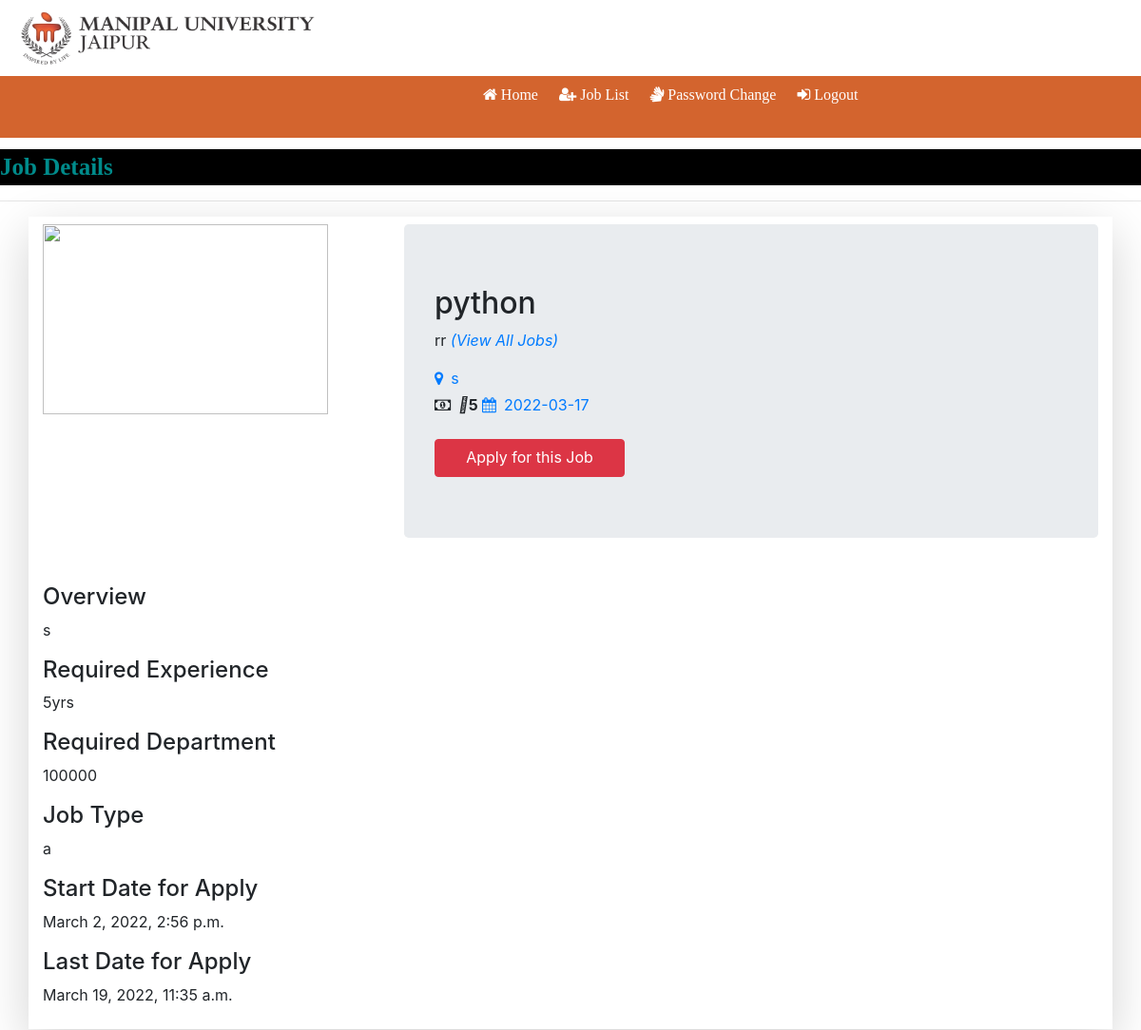
The app's page /jobde/7 with its own data.
### superadmin/models.py (models this page shows)
class Addjob(models.Model):
    title = models.CharField(max_length=500, null=True, blank=True)
    startdate = models.CharField(max_length=500, null=True, blank=True)
    enddate = models.CharField(max_length=500, null=True, blank=True)
    salary = models.IntegerField( null=True, blank=True)
    logo = models.ImageField(upload_to='logo', null=True, blank=True)
    Experience = models.IntegerField()
    company = models.CharField(max_length=500, null=True, blank=True)
    skill = models.CharField(max_length=500, null=True, blank=True)
    description = models.CharField(max_length=500, null=True, blank=True)
    Education = models.CharField(max_length=500, null=True, blank=True)
    Jobtype = models.CharField(max_length=500, null=True, blank=True)
    prize = models.FloatField(null=True, blank=True)
    location = models.CharField(null=True, blank=True,max_length=500)
    created = models.DateTimeField(auto_now_add=True, null=True, blank=True)
    updated = models.DateTimeField(auto_now=True, null=True, blank=True)

### job/views.py (the view)
# urls.py: path('jobde/<int:id>', job_de, name='jobd'),
def job_de(request,id):
    jd = Addjob.objects.get(id=id)
    return render(request,'jobdetail.html',{'job':jd})

### templates/jobdetail.html (shortened to what this page needs)
{%  load static %}
{%   block body %}
{%   include 'student_navigation.html'%}
<marquee style="font-family: 'Times New Roman', Times, serif; font-size:25px; color:darkcyan; background-color:black; font-weight:bold; margin-top: 1%;">
   Job Details
</marquee>
<hr>
<div class="container shadow-lg py-2 mb-2">
<div class="row">
    <div class="col-md-4">
        <img src = "{{job.image.url}}" style = "width:300px;height:200px">
    </div>
    <div class="col-md-8">
        <div class="jumbotron" >
        <h2>{{job.title}}</h2>
            <p>{{job.company}}<em> <a href = "">(View All Jobs)</a></em></p>
            <a href = "#" class="mr-2"><i class = "fa fa-map-marker mr-2"></i>{{job.description}}</a>
            <br>
            <strong><i class="fa fa-money mr-2 mt-2"></i><i class="fa-thin fa-briefcase"></i>{{job.Experience}}</strong>
            <a href = "#"><i class = "fa fa-calendar mr-2"></i>{{job.startdate}}</a>
            <div class="mt-4">
            <a href ="/jppl/{{job.id}}" class="btn btn-danger" style="width: 200px; height: 40px;">Apply for this Job</a>
        </div>
        </div>
    </div>
</div>
    <div class="mt-3">
        <h4>Overview</h4>
        <p>{{job.description}}</p>
        <h4>Required Experience</h4>
        <p>{{job.Experience}}yrs</p>
        <h4>Required Department</h4>
        <p>{{job.salary}}</p>
        <h4>Job Type</h4>
        <p>{{job.Jobtype}}</p>
        <h4>Start Date for Apply</h4>
        <p>{{job.created}}</p>
        <h4>Last Date for Apply</h4>
        <p>{{job.updated}}</p>
    </div>
</div>
{%   endblock %}

### records on screen
Addjob: title "python", company "rr", description "s", Experience "5", startdate "2022-03-17", salary "100000", Jobtype "a", created "March 2, 2022, 2:56 p.m.", updated "March 19, 2022, 11:35 a.m."
